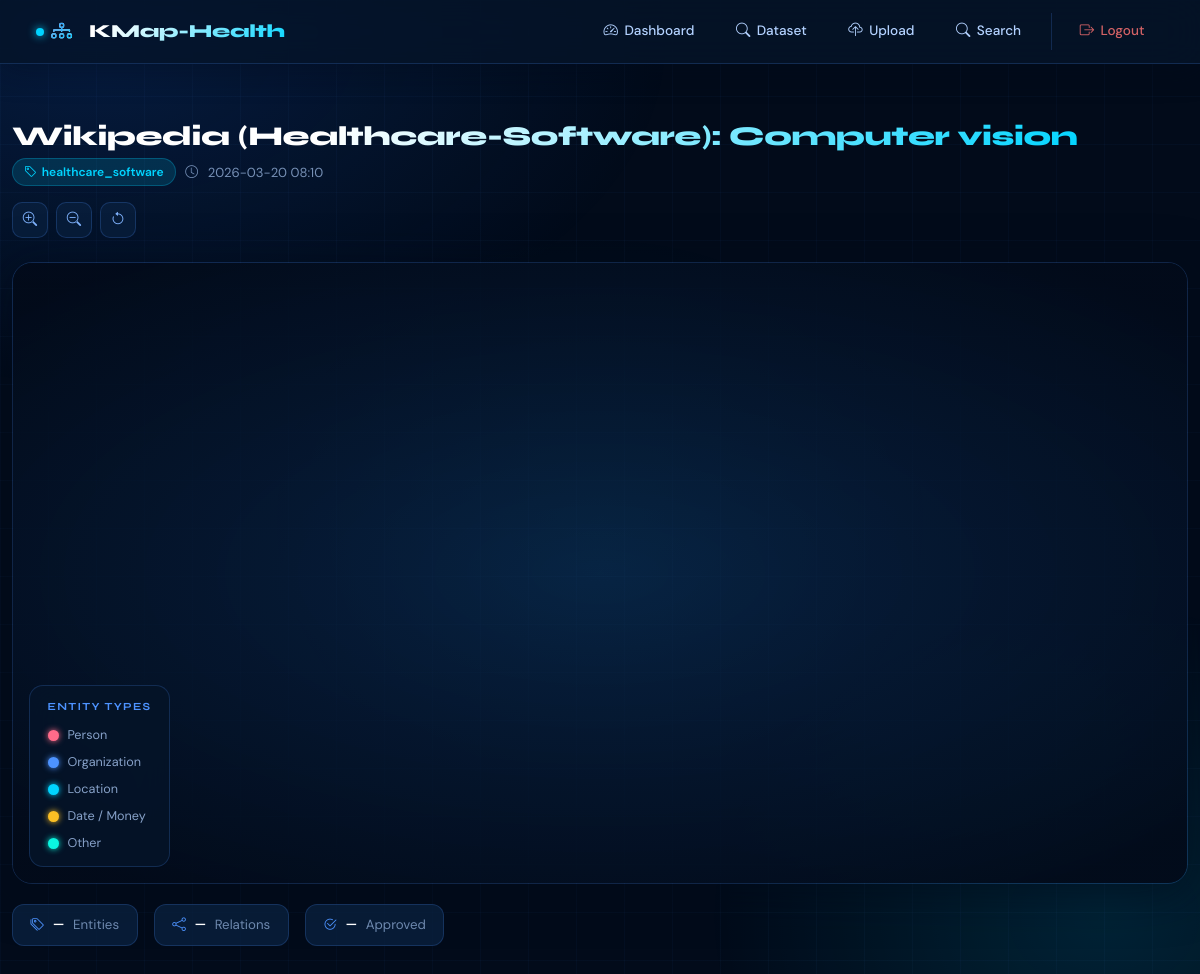
The page /graph/2 (signed in) on the database its author committed.
### app.py (models this page shows, shortened)
class Dataset(db.Model):
    __tablename__ = 'datasets'
    id = db.Column(db.Integer, primary_key=True)
    name = db.Column(db.String(200), nullable=False)
    domain = db.Column(db.String(50), nullable=False)
    filename = db.Column(db.String(200), nullable=False)
    user_id = db.Column(db.Integer, db.ForeignKey('users.id'), nullable=False)
    uploaded_at = db.Column(db.DateTime, default=datetime.utcnow)
    processed = db.Column(db.Boolean, default=False)
    source_type = db.Column(db.String(50), default='upload')  # 'upload', 'wikipedia', 'arxiv'
    source_url = db.Column(db.String(500), nullable=True)  # Original source URL
    entities = db.relationship('Entity', backref='dataset', lazy=True, cascade='all, delete-orphan')
    relations = db.relationship('Relation', backref='dataset', lazy=True, cascade='all, delete-orphan')

### app.py (the view)
@app.route('/graph/<int:dataset_id>')
@login_required
def view_graph(dataset_id):
    dataset = Dataset.query.get_or_404(dataset_id)
    if dataset.user_id != current_user.id and not current_user.is_admin:
        flash('Access denied')
        return redirect(url_for('dashboard'))
    return render_template('graph.html', dataset=dataset)

### app.py (called while the page is built)
@login_manager.user_loader
def load_user(user_id):
    return User.query.get(int(user_id))

### templates/graph.html (shortened to what this page needs)
{% extends "base.html" %}
{% block content %}
<div class="graph-page">
  <div class="graph-header">
    <div>
      <h2>{{ dataset.name }}</h2>
      <div class="graph-meta">
        <span class="pill-domain"><i class="bi bi-tag"></i>{{ dataset.domain }}</span>
        <i class="bi bi-clock"></i> {{ dataset.uploaded_at.strftime('%Y-%m-%d %H:%M') }}
      </div>
    </div>
    <div class="graph-toolbar">
      <button class="tool-btn" onclick="zoomIn()"    title="Zoom In">   <i class="bi bi-zoom-in"></i></button>
      <button class="tool-btn" onclick="zoomOut()"   title="Zoom Out">  <i class="bi bi-zoom-out"></i></button>
      <button class="tool-btn" onclick="resetView()" title="Reset View"><i class="bi bi-arrow-counterclockwise"></i></button>
    </div>
  </div>
  <div class="graph-stage">
    <div id="graph-container"></div>
    <div class="graph-legend">
      <div class="legend-title">Entity Types</div>
      <div class="legend-item"><div class="legend-dot" style="background:#ff6b8a; color:#ff6b8a;"></div> Person</div>
      <div class="legend-item"><div class="legend-dot" style="background:#4d93ff; color:#4d93ff;"></div> Organization</div>
      <div class="legend-item"><div class="legend-dot" style="background:#00d4ff; color:#00d4ff;"></div> Location</div>
      <div class="legend-item"><div class="legend-dot" style="background:#fbbf24; color:#fbbf24;"></div> Date / Money</div>
      <div class="legend-item"><div class="legend-dot" style="background:#0af5e0; color:#0af5e0;"></div> Other</div>
    </div>
  </div>
  <div class="graph-stats">
    <div class="graph-stat-chip">
      <i class="bi bi-tags"></i>
      <strong id="statNodes">—</strong>
      <span>Entities</span>
    </div>
    <div class="graph-stat-chip">
      <i class="bi bi-share"></i>
      <strong id="statEdges">—</strong>
      <span>Relations</span>
    </div>
    <div class="graph-stat-chip">
      <i class="bi bi-check2-circle"></i>
      <strong id="statApproved">—</strong>
      <span>Approved</span>
    </div>
  </div>
</div>
{% endblock %}

### static/css/style.css (style rules this page uses)
body { font-family: 'Segoe UI', Tahoma, Geneva, Verdana, sans-serif; background: linear-gradient(135deg, #f5f7fa 0%, #c3cfe2 100%); min-height: 100vh; margin: 0; padding: 0; }
#graph-container { border-radius: 15px; overflow: hidden; box-shadow: var(--box-shadow); background: white; min-height: 500px; }
.legend-item { display: flex; align-items: center; margin: 0.5rem 0; }

### templates/base.html (style rules this page uses)
:root { --blue-950: #020b1a; --blue-900: #051428; --blue-800: #0a2240; --blue-700: #0d3260; --blue-600: #1048a0; --blue-500: #1a6ef5; --blue-400: #4d93ff; --blue-300: #80b4ff; --blue-200: #b3d2ff; --blue-100: #ddeeff; --accent-cyan: #00d4ff; --accent-teal: #0af5e0; --surface-1: rgba(10, 34, 64, 0.85); --border-blue: rgba(77, 147, 255, 0.2); --text-primary: #e8f2ff; --text-secondary: rgba(179, 210, 255, 0.7); --shadow-card: 0 4px 24px rgba(2, 11, 26, 0.5); --nav-height: 64px; }
*, *::before, *::after { box-sizing: border-box; }
html, body { font-family: 'DM Sans', sans-serif; background: var(--blue-950); color: var(--text-primary); min-height: 100vh; overflow-x: hidden; }
body::before { content: ''; position: fixed; inset: 0; background: radial-gradient(ellipse 80% 55% at 8% 4%, rgba(26,110,245,.17) 0%, transparent 60%), radial-gradient(ellipse 55% 50% at 92% 88%, rgba(0,212,255,.12) 0%, transparent 60%), radial-gradient(ellipse 40% 40% at 50% 50%, rgba(10,245,224,.05) 0%, transparent 70%); pointer-events: none; z-index: 0; }
body::after { content: ''; position: fixed; inset: 0; background-image: linear-gradient(rgba(77,147,255,.035) 1px, transparent 1px), linear-gradient(90deg, rgba(77,147,255,.035) 1px, transparent 1px); background-size: 48px 48px; pointer-events: none; z-index: 0; }

### templates/graph.html (style rules this page uses)
.graph-page { position: relative; z-index: 1; padding: 0 0 3rem; animation: fadeSlideUp .55s ease both; }
.graph-header { display: flex; align-items: flex-start; justify-content: space-between; flex-wrap: wrap; gap: 1rem; margin-bottom: 1.5rem; }
.graph-header h2 { font-family: 'Syne', sans-serif; font-size: 1.7rem; font-weight: 800; background: linear-gradient(135deg, #fff 30%, #00d4ff 100%); -webkit-background-clip: text; -webkit-text-fill-color: transparent; background-clip: text; letter-spacing: -.4px; margin: 0 0 .35rem; }
.graph-meta { display: flex; align-items: center; gap: .6rem; flex-wrap: wrap; font-size: .82rem; color: rgba(179,210,255,.65); }
.graph-meta i { font-size: .8rem; }
.pill-domain { display: inline-flex; align-items: center; gap: .3rem; padding: .22rem .7rem; border-radius: 999px; font-size: .75rem; font-weight: 600; background: rgba(0,212,255,.14); color: #00d4ff; border: 1px solid rgba(0,212,255,.25); }
.graph-toolbar { display: flex; align-items: center; gap: .5rem; flex-wrap: wrap; }
.tool-btn { width: 36px; height: 36px; border-radius: 10px; border: 1px solid rgba(77,147,255,.22); background: rgba(10,34,64,.7); color: #80b4ff; display: flex; align-items: center; justify-content: center; cursor: pointer; font-size: .9rem; transition: all .18s ease; backdrop-filter: blur(12px); }
.graph-stage { position: relative; border-radius: 20px; overflow: hidden; border: 1px solid rgba(77,147,255,.2); box-shadow: 0 8px 48px rgba(2,11,26,.55); }
#graph-container { width: 100%; height: 620px; background: radial-gradient(ellipse 70% 60% at 50% 50%, rgba(13,50,96,.55) 0%, rgba(2,11,26,.95) 100%); }
.graph-legend { position: absolute; bottom: 16px; left: 16px; background: rgba(5,20,40,.88); border: 1px solid rgba(77,147,255,.2); border-radius: 14px; backdrop-filter: blur(16px); padding: .85rem 1.1rem; }
.legend-title { font-family: 'Syne', sans-serif; font-size: .68rem; font-weight: 700; letter-spacing: .12em; text-transform: uppercase; color: #4d93ff; margin-bottom: .65rem; }
.legend-item { display: flex; align-items: center; gap: .55rem; margin-bottom: .4rem; font-size: .79rem; color: rgba(179,210,255,.75); }
.legend-item:last-child { margin-bottom: 0; }
.legend-dot { width: 11px; height: 11px; border-radius: 50%; flex-shrink: 0; box-shadow: 0 0 6px currentColor; }
.graph-stats { display: flex; gap: 1rem; margin-top: 1.25rem; flex-wrap: wrap; }
.graph-stat-chip { background: rgba(10,34,64,.75); border: 1px solid rgba(77,147,255,.2); border-radius: 12px; padding: .6rem 1.1rem; display: flex; align-items: center; gap: .55rem; font-size: .83rem; backdrop-filter: blur(12px); }
.graph-stat-chip i { color: #4d93ff; font-size: .85rem; }
.graph-stat-chip strong { color: #fff; font-family: 'Syne', sans-serif; }
.graph-stat-chip span { color: rgba(179,210,255,.6); }

### rows shown on the page
Dataset: name "Wikipedia (Healthcare-Software): Computer vision", domain "healthcare_software", uploaded_at "2026-03-20 08:10"
